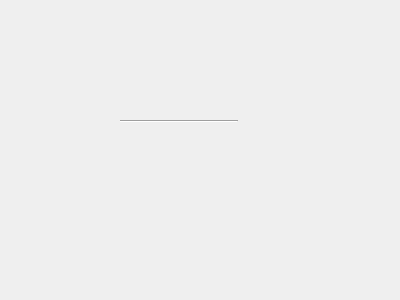
<?xml version="1.0" encoding="UTF-8"?>
<ui version="4.0">
 <class>Form</class>
 <widget class="QWidget" name="Form">
  <property name="geometry">
   <rect>
    <x>0</x>
    <y>0</y>
    <width>400</width>
    <height>300</height>
   </rect>
  </property>
  <property name="windowTitle">
   <string>Form</string>
  </property>
  <widget class="Line" name="line">
   <property name="geometry">
    <rect>
     <x>120</x>
     <y>120</y>
     <width>118</width>
     <height>3</height>
    </rect>
   </property>
   <property name="orientation">
    <enum>Qt::Horizontal</enum>
   </property>
  </widget>
 </widget>
 <resources/>
 <connections/>
</ui>
